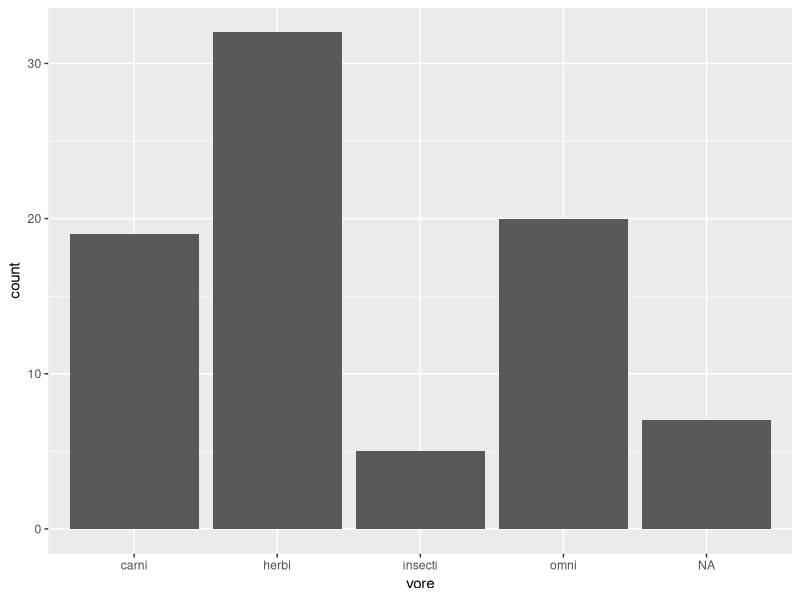
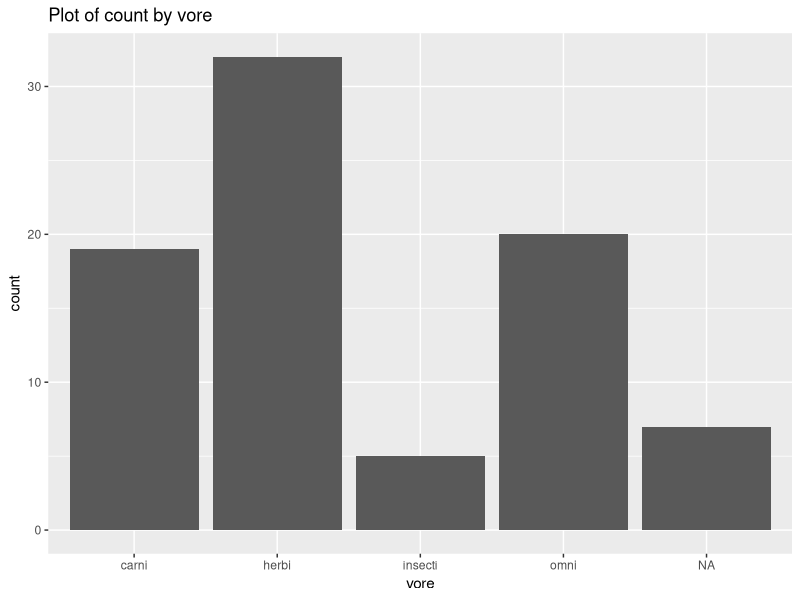
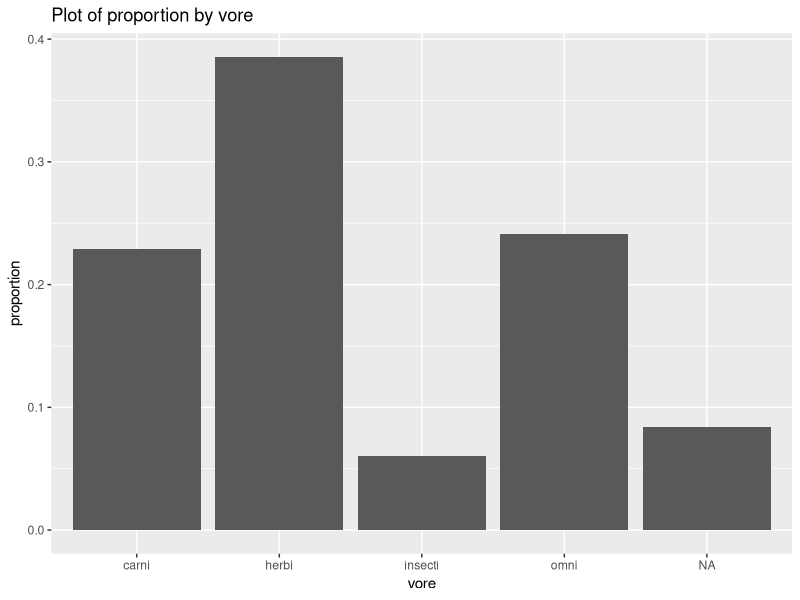
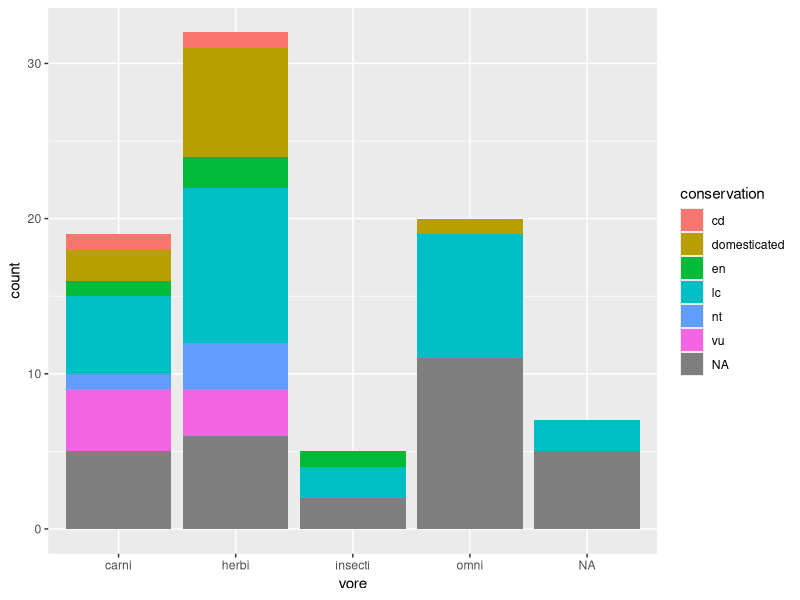

Recreate these plots in R, in order.
## ---- chunk 1
knitr::opts_chunk$set(echo = TRUE, error = TRUE, eval = TRUE)
## ---- chunk 2
if (!require('ggplot2')) install.packages('ggplot2'); library('ggplot2') 
## ---- chunk 3

summary(msleep)

## ---- chunk 4

str(msleep)
## ---- chunk 5

unique(msleep$vore)

## ---- chunk 6
msleep_plot <- ggplot(data = msleep, aes(x = vore))

## ---- chunk 7
msleep_plot +
  geom_bar()

## ---- chunk 8
msleep_plot +
  geom_bar() +
  ggtitle("Plot of count by vore") +
  xlab("vore") +
  ylab("count")
## ---- chunk 9
msleep_prop <- ggplot(data = msleep, aes(x = vore, y = ..prop.., group = 1))

## ---- chunk 10
msleep_prop +
  geom_bar() +
  ggtitle("Plot of proportion by vore") +
  xlab("vore") +
  ylab("proportion")

## ---- chunk 11
ggplot(data = msleep, aes(x = vore, fill = conservation)) +
  geom_bar()
  

